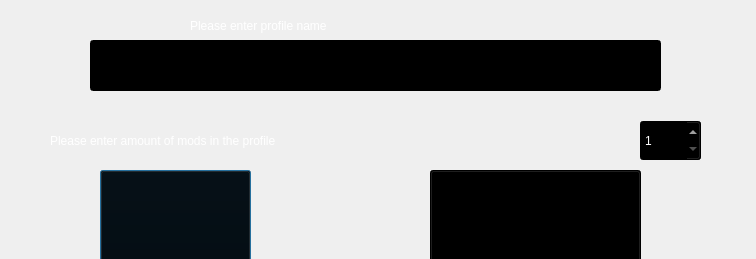
<?xml version="1.0" encoding="UTF-8"?>
<ui version="4.0">
 <class>addProfile</class>
 <widget class="QDialog" name="addProfile">
  <property name="geometry">
   <rect>
    <x>0</x>
    <y>0</y>
    <width>756</width>
    <height>259</height>
   </rect>
  </property>
  <property name="windowTitle">
   <string>Dialog</string>
  </property>
  <widget class="QLabel" name="profileLabel">
   <property name="geometry">
    <rect>
     <x>190</x>
     <y>15</y>
     <width>371</width>
     <height>21</height>
    </rect>
   </property>
   <property name="styleSheet">
    <string notr="true">color: rgb(255, 255, 255);
font: 26pt &quot;Assassin$&quot;;</string>
   </property>
   <property name="text">
    <string>Please enter profile name</string>
   </property>
  </widget>
  <widget class="QLineEdit" name="profileNameLineEdit">
   <property name="geometry">
    <rect>
     <x>90</x>
     <y>40</y>
     <width>571</width>
     <height>51</height>
    </rect>
   </property>
   <property name="styleSheet">
    <string notr="true">color: rgb(255, 255, 255);
background-color: rgb(0, 0, 0);
font: 26pt &quot;Assassin$&quot;;</string>
   </property>
  </widget>
  <widget class="QSpinBox" name="profileModNumberSpinBox">
   <property name="geometry">
    <rect>
     <x>640</x>
     <y>120</y>
     <width>61</width>
     <height>41</height>
    </rect>
   </property>
   <property name="styleSheet">
    <string notr="true">color: rgb(255, 255, 255);
background-color: rgb(0, 0, 0);
font: 26pt &quot;Assassin$&quot;;</string>
   </property>
   <property name="minimum">
    <number>1</number>
   </property>
  </widget>
  <widget class="QLabel" name="profileNumberLabel">
   <property name="geometry">
    <rect>
     <x>50</x>
     <y>130</y>
     <width>611</width>
     <height>21</height>
    </rect>
   </property>
   <property name="styleSheet">
    <string notr="true">color: rgb(255, 255, 255);
font: 26pt &quot;Assassin$&quot;;</string>
   </property>
   <property name="text">
    <string>Please enter amount of mods in the profile</string>
   </property>
  </widget>
  <widget class="QPushButton" name="profileConfirm">
   <property name="geometry">
    <rect>
     <x>100</x>
     <y>170</y>
     <width>151</width>
     <height>101</height>
    </rect>
   </property>
   <property name="styleSheet">
    <string notr="true">#profileConfirm{
background-image: url(:/uielements/uielements/okNoPaint.PNG) 0 0 0 0 stretch stretch;
background-color: rgb(0, 0, 0);
}

QPushButton#profileConfirm:hover{
	background-image: url(:/uielements/uielements/ok.PNG) 0 0 0 0 stretch stretch;

border: none;
}</string>
   </property>
   <property name="text">
    <string/>
   </property>
  </widget>
  <widget class="QPushButton" name="cancel">
   <property name="geometry">
    <rect>
     <x>430</x>
     <y>170</y>
     <width>211</width>
     <height>111</height>
    </rect>
   </property>
   <property name="styleSheet">
    <string notr="true">#cancel{
background-image: url(:/uielements/uielements/cancelNoPaint.PNG) 0 0 0 0 stretch stretch;
background-color: rgb(0, 0, 0);
}

QPushButton#cancel:hover{
	background-image: url(:/uielements/uielements/cancel.PNG) 0 0 0 0 stretch stretch;

border: none;
}</string>
   </property>
   <property name="text">
    <string/>
   </property>
  </widget>
  <zorder>cancel</zorder>
  <zorder>profileConfirm</zorder>
  <zorder>profileLabel</zorder>
  <zorder>profileNameLineEdit</zorder>
  <zorder>profileModNumberSpinBox</zorder>
  <zorder>profileNumberLabel</zorder>
 </widget>
 <resources/>
 <connections/>
</ui>
